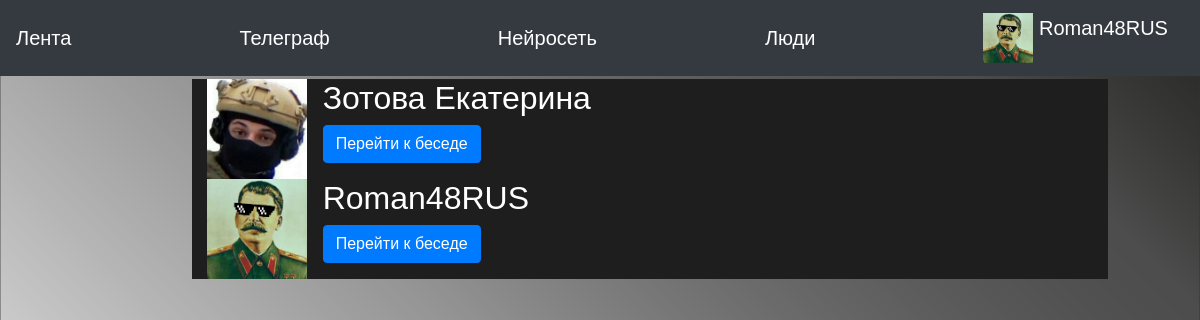
The app's page /messages (signed in) with its own data.
### data/users.py (models this page shows, shortened)
class User(SqlAlchemyBase, UserMixin, SerializerMixin):
    __tablename__ = 'users'
    id = sqlalchemy.Column(sqlalchemy.Integer,
                           primary_key=True, autoincrement=True)
    name = sqlalchemy.Column(sqlalchemy.String, nullable=True)
    status = sqlalchemy.Column(sqlalchemy.String, nullable=True)
    email = sqlalchemy.Column(sqlalchemy.String,
                              index=True, unique=True, nullable=True)
    hashed_password = sqlalchemy.Column(sqlalchemy.String, nullable=True)
    created_date = sqlalchemy.Column(sqlalchemy.DateTime,
                                     default=datetime.datetime.now)
    friends = sqlalchemy.Column(sqlalchemy.String, nullable=True)
    avatar = sqlalchemy.Column(sqlalchemy.String,
                               default='/static/img/backgrounds/default.png')
    liked_news = sqlalchemy.Column(sqlalchemy.VARCHAR, nullable=True)
    liked_photos = sqlalchemy.Column(sqlalchemy.VARCHAR, nullable=True)
    background = sqlalchemy.Column(sqlalchemy.String, default='/static/img/backgrounds/default.png')
    theme = sqlalchemy.Column(sqlalchemy.Boolean, default=1)
    albums = sqlalchemy.Column(sqlalchemy.VARCHAR)

### main.py (the view)
@app.route('/messages')
@login_required
def messages():
    session = db_session.create_session()
    messages = session.query(Message).filter(
        or_(Message.user_from_id == current_user.id, Message.user_to_id == current_user.id)).all()
    people_id = []
    people = []
    for elem in messages:
        if not (elem.user_to_id in people_id or elem.user_from_id in people_id):
            if elem.user_to_id == current_user.id:
                people.append(session.query(User).filter(User.id == elem.user_from_id).first())
                people_id.append(elem.user_from_id)
            else:
                people.append(session.query(User).filter(User.id == elem.user_to_id).first())
                people_id.append(elem.user_to_id)
    print(people_id)
    return render_template('messages.html', base=get_base(), people=people)

### data/db_session.py (called while the page is built)
def create_session() -> Session:
    global __factory
    return __factory()

### main.py (called while the page is built)
def get_base():
    base = BaseForm()
    if current_user.is_authenticated:
        base.background = current_user.background
        base.text_color = 'white' if not current_user.theme else 'black'
        base.back = '#0a0a0a' if not current_user.theme else '#f5f5f5'
        base.back_color = '#1e1e1e' if not current_user.theme else '#969696'
    else:
        base.background = ""
        base.text_color = 'black'
        base.back = '#0a0a0a'
        base.back_color = '#969696'
    base.js_for_files = url_for("static", filename="js/bs-custom-file-input.js")
    return base

@login_manager.user_loader
def load_user(user_id):
    session = db_session.create_session()
    return session.query(User).get(user_id)

### templates/messages.html
{% extends "base.html" %}
{% block content %}
<div class="col">
    <div class="row justify-content-center">
        <div class="col-10 block">
            {% for elem in people %}
            <div class="media">
                <a href="/profile/{{elem.id}}"> <img src="{{elem.avatar}}"
                                                     class="align-self-center mr-3" alt="PEP8"
                                                     width="100"
                                                     height="100" title="{{elem.name}}">
                </a>
                <div class="media-body">
                    <h2>{{elem.name}}</h2>
                    <a class="btn btn-primary" href="/messages/{{elem.id}}" role="button">Перейти к
                        беседе</a>
                </div>
            </div>
            {% endfor %}
        </div>
    </div>
</div>
{% endblock %}

### templates/base.html (shortened to what this page needs)
<!doctype html>
<html lang="en">
<head>
    <link rel="stylesheet"
          href="https://stackpath.bootstrapcdn.com/bootstrap/4.4.1/css/bootstrap.min.css"
>
</head>
<body>
<header>
    <nav class="navbar navbar-dark bg-dark">
        <a class="navbar-brand" href="/">Лента</a>
        {% if current_user.is_authenticated %}
        <a class="navbar-brand" href="/messages">Телеграф</a>
        <a class="navbar-brand" href="/neuro/meme">Нейросеть</a>
        <a class="navbar-brand" href="/people">Люди</a>
        <a class="navbar-brand" href="/profile/{{current_user.id}}">
            <img src={{current_user.avatar}}
                 width="50" height="50"
                 alt="PEP8" class="d-inline-block align-top"> {{current_user.name}}
        </a>
        {% else %}
        <p>
            <a class="btn btn-primary " href="/register">Зарегистрироваться</a>
            <a class="btn btn-success" href="/login">Войти</a>
        </p>
        {% endif %}
    </nav>
</header>
<main role="main" class="container-fluid">
    <div class="row">
        <div class="col-1"></div>
        {% block content %}{% endblock %}
    </div>
</main>
</body>
</html>

### records on screen
User: avatar (picture), name "Roman48RUS"
User: avatar (picture), name "Зотова Екатерина"
